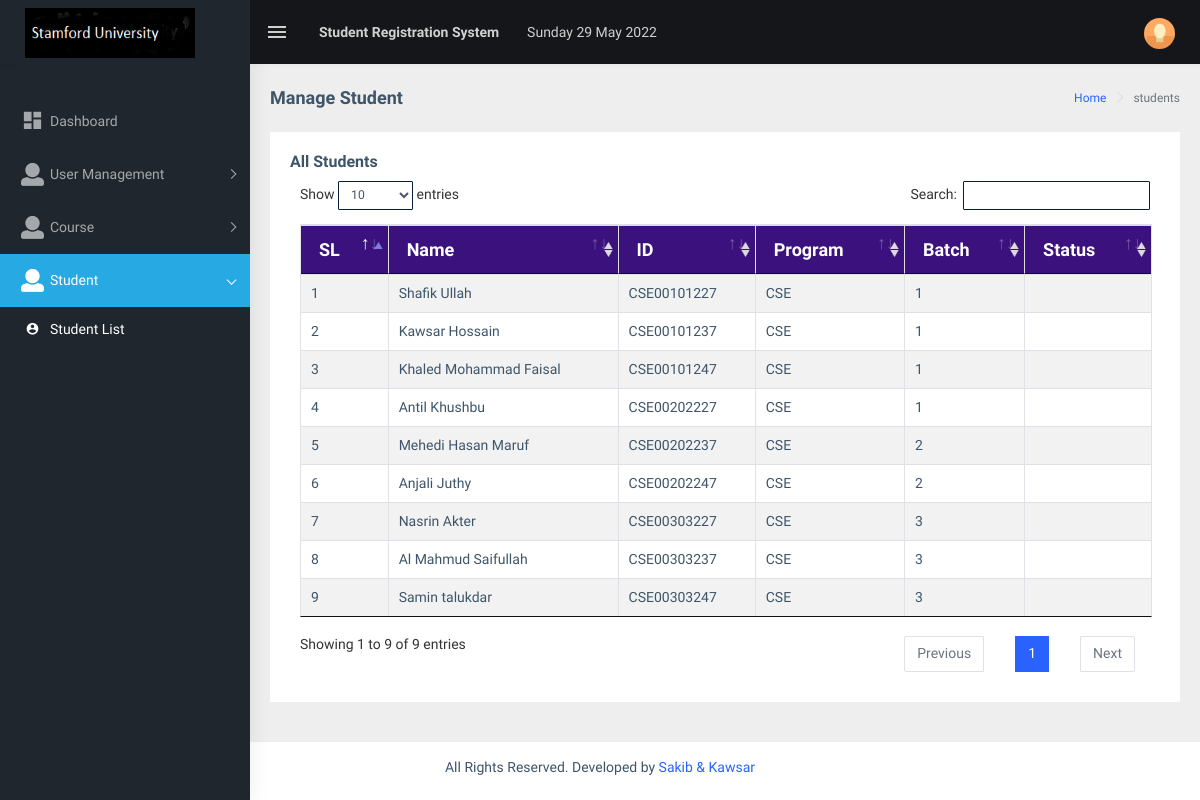
The page /app/student-list.php (signed in) on the database its author committed.
### tables this page shows
CREATE TABLE `students` (
  `id` int(11) NOT NULL,
  `student_name` varchar(255) NOT NULL,
  `student_id` varchar(255) NOT NULL DEFAULT '0',
  `student_password` varchar(255) NOT NULL,
  `student_dob` varchar(20) NOT NULL,
  `program` varchar(255) NOT NULL,
  `batch` int(11) NOT NULL DEFAULT 0,
  `student_email` varchar(255) NOT NULL,
  `student_contact` varchar(255) NOT NULL,
  `student_address` text NOT NULL,
  `status` int(11) NOT NULL DEFAULT 1,
  `joining_date` timestamp NOT NULL DEFAULT current_timestamp()
);

### app/core/Database.php (called while the page is built, shortened)
<?php
Class Database {
    public $host = DB_HOST;
    public $user = DB_USER;
    public $pass = DB_PASS;
    public $dbname = DB_NAME;
    public $link;
    private function connectDB() {
        $this->link = new mysqli($this->host, $this->user, $this->pass, $this->dbname);
    }
    public function select($query) {
        $result = $this->link->query($query) or
                die($this->link->error . __LINE__);
        if ($result->num_rows > 0) {
            return $result;
        } else {
            return false;
        }
    }
}
?>

### app/class/Admin.php (called while the page is built, shortened)
<?php
class Admin {
    private $db;
    public function __construct() {
        $this->db = new Database();
    }
    public function getAllStudent() {
        $query = "SELECT * FROM students";
        $result = $this->db->select($query);
        return $result;
    }
}
?>

### app/student-list.php (the view, shortened to what this page needs)
<?php include 'header.php'; ?>
<?php include 'sidebar.php'; ?>
<div class="page-wrapper">
    <div class="page-breadcrumb">
        <div class="row">
            <div class="col-12 d-flex no-block align-items-center">
                <h4 class="page-title">Manage Student</h4>
                <div class="ml-auto text-right">
                    <nav aria-label="breadcrumb">
                        <ol class="breadcrumb">
                            <li class="breadcrumb-item"><a href="dashboard.php">Home</a></li>
                            <li class="breadcrumb-item active" aria-current="page">students</li>
                        </ol>
                    </nav>
                </div>
            </div>
        </div>
    </div>
    <div class="container-fluid">
        <div class="row">
            <div class="col-md-12">
                <div class="card">
                    <div class="card-body">
                        <h5 class="card-title">All Students</h5>
                        <div class="table-responsive">
                            <table id="zero_config" class="table table-striped table-bordered tbl">
                                <thead>
                                    <tr>
                                        <th>SL</th>
                                        <th>Name</th>
                                        <th>ID</th>
                                        <th>Program</th>
                                        <th>Batch</th>
                                        <th>Status</th>
                                    </tr>
                                </thead>
                                <tbody>
                                    <?php
                                    $getStu = $admin->getAllStudent();
                                    if ($getStu) {
                                        $i = 0;
                                        while ($result = $getStu->fetch_assoc()) {
                                            $i++;
                                            ?>
                                            <tr>
                                                <td><?php echo $i; ?></td>
                                                <td><?php echo $result['student_name']; ?> <?php if($fm->getOldStudent($result['joining_date']) == 1){?><sup><span class="label label-danger">OLD</span></sup><?php } ?></td>
                                                <td><?php echo $result['student_id']; ?></td>
                                                <td><?php echo $result['program']; ?></td>
                                                <td><?php echo $result['batch']; ?></td>
                                                <td>
                                                </td>
                                            </tr>
                                            <?php
                                        }
                                    }
                                    ?>
                                </tbody>
                            </table>
                        </div>
                    </div>
                </div>
            </div>
        </div>
    </div>
</div>
<?php include 'footer.php'; ?>

### app/header.php (style rules this page uses)
.tbl th { background-color: #3b117d; color: white; border: 1px solid #ddd; padding: 8px; font-size: 18px; font-weight: bold; }

### rows shown on the page
students: student_name "Shafik Ullah", student "CSE00101227", program "CSE", batch "1"
students: student_name "Kawsar Hossain", student "CSE00101237", program "CSE", batch "1"
students: student_name "Khaled Mohammad Faisal", student "CSE00101247", program "CSE", batch "1"
students: student_name "Antil Khushbu", student "CSE00202227", program "CSE", batch "1"
students: student_name "Mehedi Hasan Maruf", student "CSE00202237", program "CSE", batch "2"
students: student_name "Anjali Juthy", student "CSE00202247", program "CSE", batch "2"
students: student_name "Nasrin Akter", student "CSE00303227", program "CSE", batch "3"
students: student_name "Al Mahmud Saifullah", student "CSE00303237", program "CSE", batch "3"
students: student_name "Samin talukdar", student "CSE00303247", program "CSE", batch "3"
